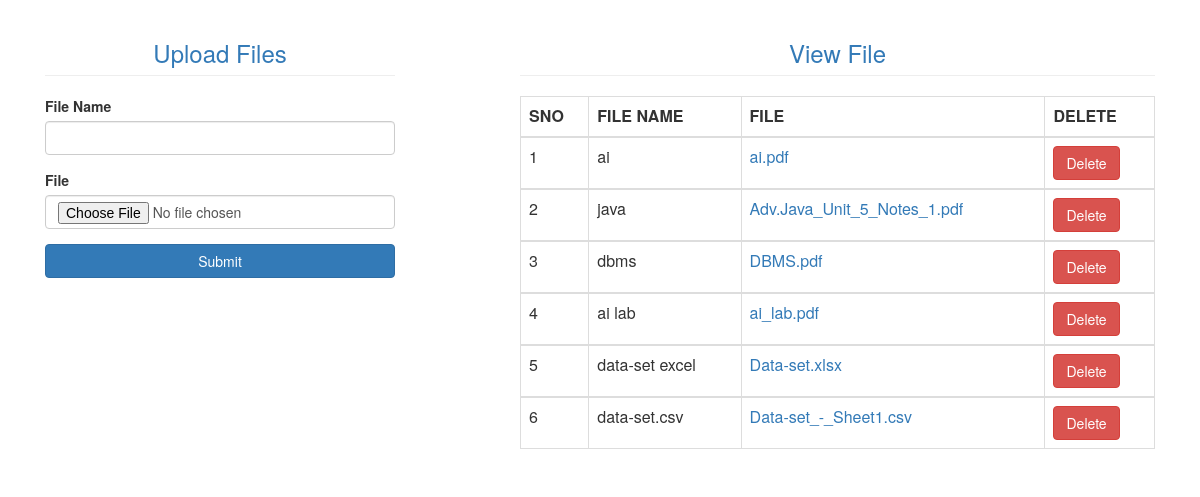
The page / on the database its author committed.
### Upload_app/models.py (models this page shows)
class Myfileupload(models.Model):
    file_name=models.CharField(max_length=33)
    file=models.FileField()

### Upload_app/views.py (the view)
# urls.py: 2. Add a URL to urlpatterns:  path('', views.home, name='home')
def home(request):
    mydata=Myfileupload.objects.all()
    myform= Myfileform()
    if mydata!=' ':
        context={'form':myform,'mydata':mydata}
        return render(request,"home.html",context)
    else:
        context={'form':myform}
        return render(request,"home.html",context)

### Upload_app/forms.py
class Myfileform(forms.Form):
    file_name=forms.CharField(widget=forms.TextInput(attrs={'class':'form-control'}))
    file=forms.FileField(widget=forms.FileInput(attrs={'class':'form-control'}))

### template/home.html (shortened to what this page needs)
{% extends 'base.html' %}
{% block content %}
     <div class="container container-fluid ">
        <div class="col-md-4 ">
             <h3 class="page-header text-primary text-center">Upload Files</h3>
                <form action="{% url 'uploadfile' %}" method="POST" enctype="multipart/form-data">
                <div class="form-group">
                    <label>File Name</label>
                    {{form.file_name}}
                </div>
                <div class="form-group"><label>File</label>
                    {{form.file}}
                </div>
                <button type="submit" class="btn btn-primary btn-block">Submit</button>
             </form>
        </div>
        <div class="col-md-offset-1 col-md-7 ">
            {% if mydata %}
            <h3 class="page-header text-primary text-center">View File</h3>
            <table class="table table-bordered">
                <thead>
                    <tr>
                        <th>SNO</th>
                        <th>FILE NAME</th>
                        <th>FILE</th>
                        <th>DELETE</th>
                    </tr>
                </thead>
                {%for data in mydata %}
                <tbody>
                    <tr>
                        <td>{{forloop.counter}}</td>
                        <td>{{data.file_name}}</td>
                        <td><a href="{{data.file.url}}">{{data.file}}</a></td>
                        <td><a href="DeleteFile/{{data.id}}" class="btn btn-danger">Delete</a></td>
                    </tr>
                </tbody>
               {% endfor %}
            </table>
            {% endif %}
        </div>
    </div>
{% endblock %}

### template/base.html (shortened to what this page needs)
{% include 'header.html' %}
<!DOCTYPE html>
<html lang="en">
<head>
</head>
<body>
    {% block content %}
    {% endblock %}
</body>
</html>

### template/header.html (shortened to what this page needs)
{% load static %}
<link rel="stylesheet" href="{% static 'bootstrap-3.4.1-dist/css/bootstrap.min.css' %}">

### rows shown on the page
Myfileupload: file_name "ai", file "ai.pdf"
Myfileupload: file_name "java", file "Adv.Java_Unit_5_Notes_1.pdf"
Myfileupload: file_name "dbms", file "DBMS.pdf"
Myfileupload: file_name "ai lab", file "ai_lab.pdf"
Myfileupload: file_name "data-set excel", file "Data-set.xlsx"
Myfileupload: file_name "data-set.csv", file "Data-set_-_Sheet1.csv"
